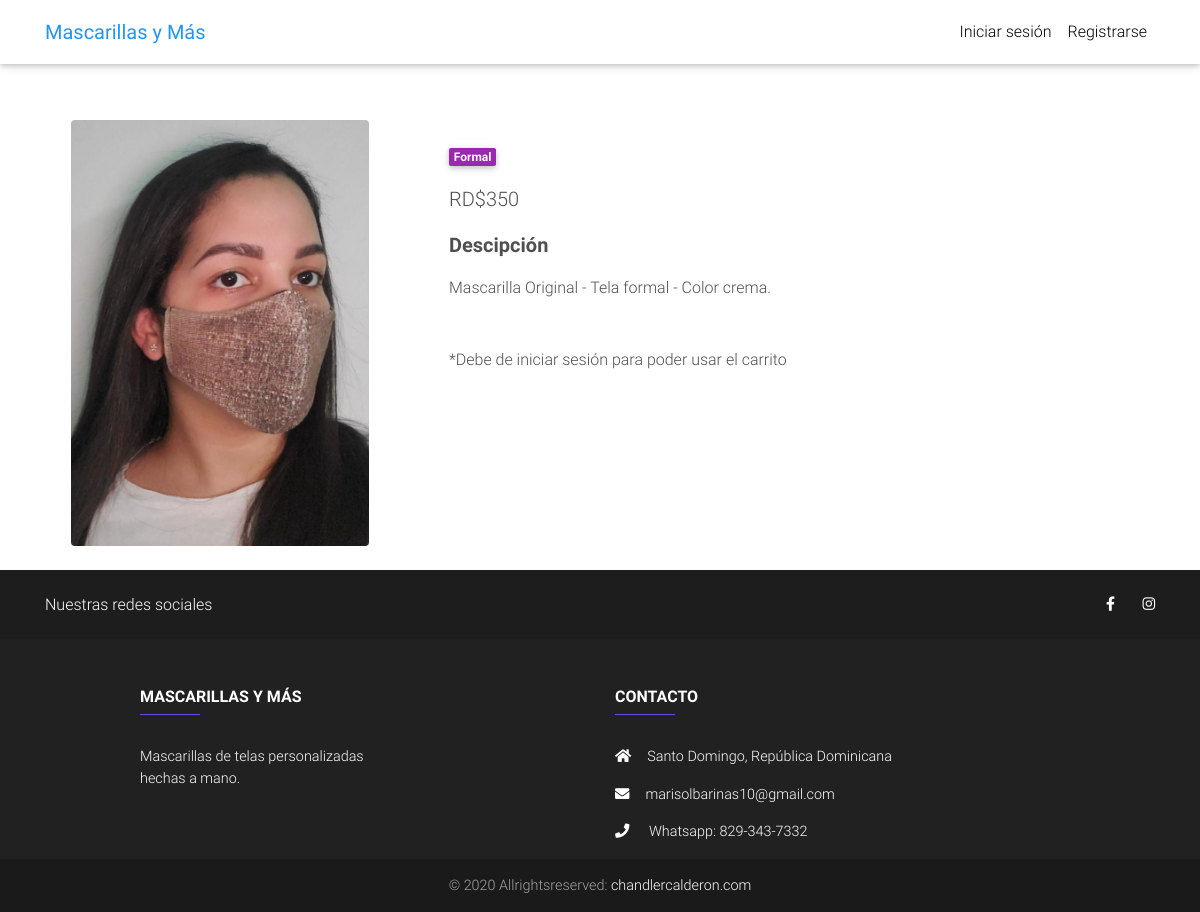
Page /product/original-crema/ on the committed database.
### catalog/models.py (models this page shows, shortened)
class Item(models.Model):
    title = models.CharField(max_length=40)
    price = models.IntegerField()
    discount_price = models.IntegerField(blank=True, null=True)
    slug = models.SlugField()
    status = models.name = models.CharField(max_length=200)
    category = models.CharField(choices=CATEGORY_CHOICES, max_length=2)
    label = models.CharField(choices=LABEL_CHOICES, max_length=2)
    description = models.TextField()
    image = models.ImageField(default='default.jpg', upload_to='static/images')

### catalog/views.py (the view)
# urls.py: path('product/<slug>/', ProductDetail.as_view(), name="product"),
class ProductDetail(DetailView):
    model = Item
    template_name = 'product.html'

### templates/product.html (shortened to what this page needs)
{% extends 'base.html' %}
{% load static %}
{% block content %}
  <main class="mt-5 pt-4">
    <div class="container dark-grey-text mt-5">
      <div class="row wow fadeIn">
        <div class="col-md-4 mb-4 text-center">
          <img src="{{object.image.url}}" style="height:auto; max-width:85%;" class="rounded" alt="">
        </div>
        <div class="col-md-6 mb-4">
          <div class="p-4">
            <div class="mb-3">
              <a href="">
                <span class="badge purple mr-1">{{object.get_category_display}}</span>
              </a>
            </div>
            <p class="lead">
              <span class="mr-1">
                {% if object.discount_price  %}
                  <del>RD${{object.price}}</del>
                  <span>RD${{object.discount_price}}</span>
                {% else %}
                  <span>RD${{object.price}}</span>
                {% endif %}
              </span>
            </p>
            <p class="lead font-weight-bold">Descipción</p>
            <p>{{object.description}}</p>
            {% if request.user.is_authenticated %}
            <a href="{{object.get_add_to_cart_url}}" class="btn btn-primary btn-md my-2 p" type="submit">Añadir al carrito
              <i class="fas fa-shopping-cart"></i>
            </a>
            <a href="{{object.get_remove_from_cart_url}}" class="btn btn-danger btn-md my-2 p" type="submit">Quitar del carrito
              <i class="fas fa-shopping-cart ml-1"></i>
            </a>
            {% else %}
            <div class="mt-5 bold">
            *Debe de iniciar sesión para poder usar el carrito
            {% endif %}
            </div>
          </div>
        </div>
      </div>
    </div>
  </main>
  {% endblock %}

### templates/base.html (style rules this page uses)
html, body, header, .carousel { height: 60vh; }

### rows in the picture
Item: image (picture), category "Formal", price "350", description "Mascarilla Original - Tela formal - Color crema."
